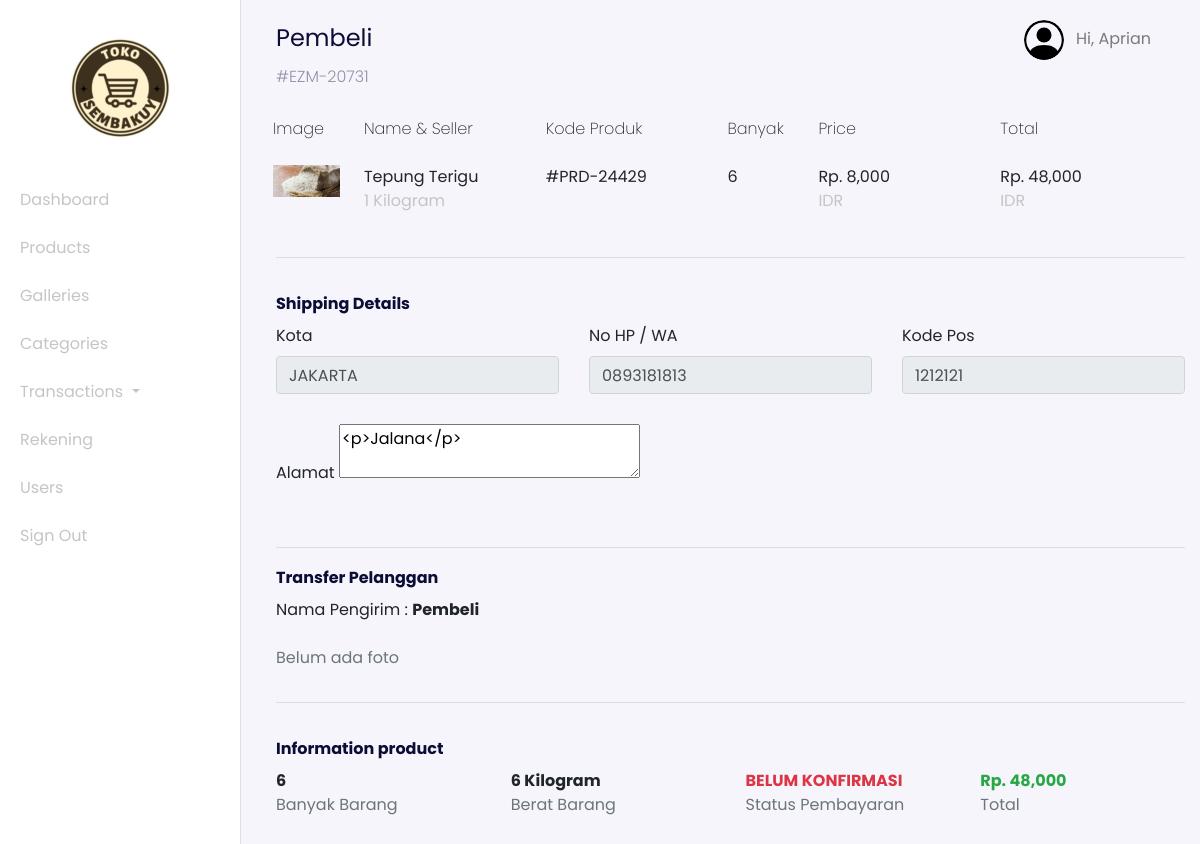
The page /admin?page=transactions-details&id=10 (signed in) on the database its author committed.
### tables this page shows
CREATE TABLE `users` (
  `id_user` int(11) NOT NULL,
  `name` varchar(255) NOT NULL,
  `email` varchar(255) NOT NULL,
  `password` varchar(255) NOT NULL,
  `address` text DEFAULT NULL,
  `phone_number` varchar(255) NOT NULL,
  `postal_code` varchar(191) NOT NULL,
  `roles` varchar(255) NOT NULL
);

CREATE TABLE `transactions` (
  `id_transaction` int(11) NOT NULL,
  `user_id` int(11) NOT NULL,
  `total_price` int(11) NOT NULL,
  `city` varchar(255) NOT NULL,
  `rekening_id` int(11) NOT NULL,
  `transaction_status` varchar(255) NOT NULL,
  `weight_total` int(11) NOT NULL,
  `delivered` int(11) NOT NULL,
  `photo_transaction` varchar(255) NOT NULL,
  `code` varchar(255) NOT NULL,
  `receiver` varchar(255) NOT NULL,
  `time_arrived` timestamp NULL DEFAULT NULL,
  `created_at` timestamp NOT NULL DEFAULT current_timestamp()
);

CREATE TABLE `transactions_details` (
  `id_transaction_detail` int(11) NOT NULL,
  `transaction_id` int(11) NOT NULL,
  `product_id` int(11) NOT NULL,
  `price` int(11) NOT NULL,
  `banyak` int(11) NOT NULL,
  `code_product` varchar(255) NOT NULL
);

CREATE TABLE `products_galleries` (
  `id_gallery` int(11) NOT NULL,
  `photos` varchar(255) NOT NULL,
  `product_id` int(11) NOT NULL
);

CREATE TABLE `products` (
  `id_product` int(11) NOT NULL,
  `product_name` varchar(255) NOT NULL,
  `unit` int(11) NOT NULL,
  `price` varchar(255) NOT NULL,
  `descriptions` text NOT NULL,
  `category_id` int(11) NOT NULL,
  `stock` varchar(255) NOT NULL
);

### config/config.php (called while the page is built, shortened)
<?php
$host = 'localhost';
$user = 'root';
$password = '';
$dbname = 'imk_tugas';
$conn = mysqli_connect($host, $user, $password, $dbname);
function query($query)
{
    global $conn;
    $result = mysqli_query($conn, $query);
    $rows = [];
    while ($row = mysqli_fetch_assoc($result)) {
        $rows[] = $row;
    }
    return $rows;
}
?>

### admin/transaction/dashboard-transactions-details.php (the view, shortened to what this page needs)
<?php
$idTransaction = $_GET["id"];
$transaction_details = query("SELECT * FROM transactions_details INNER JOIN transactions ON transactions_details.transaction_id = transactions.id_transaction INNER JOIN products ON transactions_details.product_id = products.id_product WHERE transaction_id = $idTransaction");
?>
  <nav
  class="navbar navbar-expand-lg navbar-light navbar-store fixed-top"
  data-aos="fade-down"
>
  <div class="container-fluid">
    <div class="collpase navbar-collapse" id="navbarResponsive">
      <ul class="navbar-nav d-none d-lg-flex ml-auto">
        <li class="nav-item dropdown">
          <a
            href="#"
            class="nav-link"
            id="navbarDropdown"
            role="button"
            data-toggle="dropdown"
          >
          <img
              src="../assets/images/person-circle.svg"
              alt="profile"
              height="40px"
              class="rounded-circle mr-2 profile-picture"
            />
            <?php
              $id_user = $_SESSION['user'];
              $user = query("SELECT * FROM users WHERE id_user = $id_user")[0];
            ?>
            Hi, <?= $user["name"]; ?>
          </a>
        </li>
      </ul>
    </div>
  </div>
</nav>
  <div class="section-content section-dashboard-home" data-aos="fade-up">
    <div class="container-fluid">
      <div class="dashboard-heading">
      <?php
        $transactionMain = query("SELECT * FROM transactions INNER JOIN users ON transactions.user_id = users.id_user WHERE id_transaction = $idTransaction")[0];
      ?>
        <h2 class="dashboard-title"><?= $transactionMain["name"]; ?></h2>
        <p class="dashboard-subtitle">#<?= $transactionMain["code"]; ?></p>
      </div>
      <div class="dashboard-content store-cart">
        <div class="row" data-aos="fade-up" data-aos-delay="100">
            <div class="col-12 table-responsive">
              <table class="table table-borderless table-cart">
                <thead>
                  <tr>
                    <th>Image</th>
                    <th>Name &amp; Seller</th>
                    <th>Kode Produk</th>
                    <th>Banyak</th>
                    <th>Price</th>
                    <th>Total</th>
                  </tr>
                </thead>
                <tbody>
                <?php
                $banyak = 0;
                ?>
                  <?php foreach ($transaction_details as $t) : ?>
                    <?php
                      $idProduct = $t["product_id"];
                      $gallery = query("SELECT * FROM products_galleries INNER JOIN products ON products_galleries.product_id = products.id_product WHERE products_galleries.product_id = $idProduct");
                      $banyak += $t["banyak"];
                      $total = $t["price"] * $t["banyak"];
                    ?>
                    <tr>
                      <td style="width: 10%;">
                        <img src="../assets/images/<?= $gallery[0]["photos"]; ?>" alt="" class="cart-image w-100">
                      </td>
                      <td style="width: 20%;">
                        <div class=""><?= $t["product_name"]; ?></div>
                        <div class="product-title"><?= $t["unit"] / 1000; ?> Kilogram</div>
                      </td>
                      <td style="width: 20%;">
                        <div class="">#<?= $t["code_product"]; ?></div>
                      </td>
                      <td style="width: 10%;">
                        <div class=""><?= $t["banyak"]; ?></div>
                      </td>
                      <td style="width: 20%;">
                        <div class="">Rp. <?= number_format($t["price"]); ?></div>
                        <div class="product-title">IDR</div>
                      </td>
                      <td style="width: 20%;">
                        <div class="">Rp. <?= number_format($total); ?></div>
                        <div class="product-title">IDR</div>
                      </td>
                    </tr>
                  <?php endforeach;?>
                </tbody>
              </table>
            </div>
        </div>
        <form action="" method="POST">
          <div class="row" data-aos="fade-up" data-aos-delay="150">
            <div class="col-12">
              <hr>
            </div>
            <div class="col-12">
              <h2>
                Shipping Details
              </h2>
            </div>
          </div>
          <div class="row mb-2" data-aos="fade-up" data-aos-delay="200">
            <div class="col-md-4">
              <div class="form-group">
                <label for="city">Kota</label>
                <input type="text" readonly value="<?= $transactionMain["city"]; ?>" class="form-control">
              </div>
            </div>
            <div class="col-md-4">
              <div class="form-group">
                <label for="phone_number">No HP / WA</label>
                <input type="tel" readonly name="phone_number" id="phone_number" class="form-control form-store" value="<?= $transactionMain["phone_number"] ?? ''; ?>" required>
              </div>
            </div>
            <div class="col-md-4">
              <div class="form-group">
                <label for="zip_code">Kode Pos</label>
                <input type="number" readonly name="zip_code" id="zip_code" required value="<?= $transactionMain["postal_code"] ?? ''; ?>" class="form-control form-store">
              </div>
            </div>
            <div class="col-md-12" id="alamat">
              <div class="form-group">
                <label for="address">Alamat</label>
                <textarea name="address" readonly id="editor"><?= $transactionMain["address"] ?? ''; ?></textarea>
              </div>
            </div>
          </div>
          <div class="row">
            <div class="col-12">
              <hr>
              <h2 class="mb-2">Transfer Pelanggan</h2>
            </div>
            <div class="col-4">
              <div class="mb-4">
                Nama Pengirim : <strong><?= $transactionMain["name"]; ?></strong>
              </div>
              <?php if ($transactionMain['photo_transaction'] == '') : ?>
                <p class="text-muted">Belum ada foto</p>
              <?php else : ?>
                <img src="../assets/images/<?= $transactionMain["photo_transaction"]; ?>" class="w-100" alt="">
              <?php endif; ?>
            </div>
          </div>
          <div class="row" data-aos="fade-up" data-aos-delay="150">
            <div class="col-12">
              <hr>
            </div>
            <div class="col-12">
              <h2 class="mb-2">
                Information product
              </h2>
            </div>
          </div>
          <div class="row justify-content-center mb-5" data-aos="fade-up" data-aos-delay="200">
            <div class="col-4 col-md-3">
              <div class="font-weight-bold"><?= $banyak; ?></div>
              <div class="text-muted">Banyak Barang</div>
            </div>
            <div class="col-4 col-md-3">
              <div class="font-weight-bold"><?= $transactionMain["weight_total"] / 1000; ?> Kilogram</div>
              <div class="text-muted">Berat Barang</div>
            </div>
            <div class="col-4 col-md-3">
              <?php if ($transactionMain["transaction_status"] == 'BELUM KONFIRMASI') : ?>
                <div class="text-danger font-weight-bold"><?= ($transactionMain["transaction_status"]); ?></div>
              <?php else : ?>
                <div class="text-success font-weight-bold"><?= ($transactionMain["transaction_status"]); ?></div>
              <?php endif;?>
              <div class="text-muted">Status Pembayaran</div>
            </div>
            <div class="col-4 col-md-3">
              <div class="text-success font-weight-bold">Rp. <?= number_format($transactionMain["total_price"]); ?></div>
              <div class="text-muted">Total</div>
            </div>
          </div>
        </form>
      </div>
    </div>
  </div>

### rows shown on the page
users: name "Aprian"
transactions: user.name "Pembeli", code "EZM-20731", city "JAKARTA", phone_number "0893181813", zip_code "1212121", address "<p>Jalana</p>", $transactionMain['weight_total']/1000 "6", transaction_status "BELUM KONFIRMASI", total_price "48,000"
transactions_details: products_galleries.photos (picture), product.product_name "Tepung Terigu", $t['unit']/1000 "1", code_product "PRD-24429", banyak "6", product.price "8,000", total "48,000"

### other values the page prints
$banyak "6"
